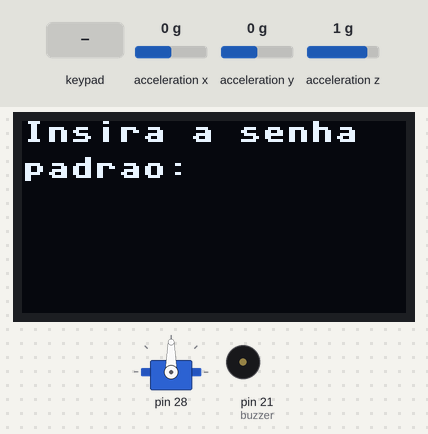
This program was run on a simulated MicroPython board. On the bench: 128×64 one-colour display, servo, buzzer (waves = sounding). Inputs (shaded band) come from the test bench; at power-on: acceleration x 0 g, acceleration y 0 g, acceleration z 1 g. Servo angles are drawn from the pulse width (0.5 ms = 0°, 2.5 ms = 180°); threads take turns every 2 ms; library files of the repository ran but are not shown: MPU6050.py, ssd1306.py; what the program prints to the serial console is not drawn.

Above: at 1.2 s.
1.3 s: keypad keys * 8 0 1 * pressed 0.4 s apart
At 3.5 s:
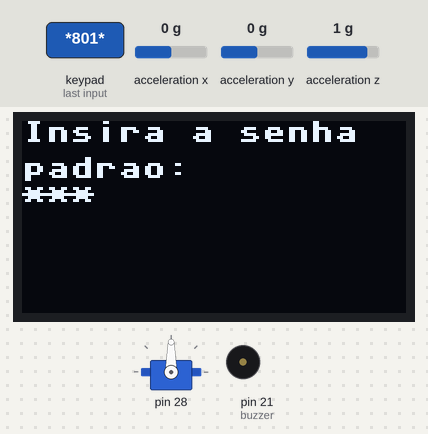
4.8 s: key '1' pressed
At 5.4 s:
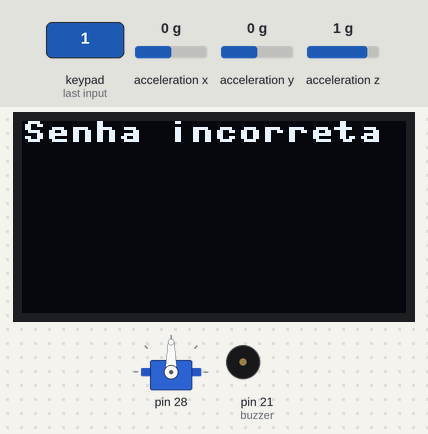
7.8 s: key '2' pressed
At 8.5 s:
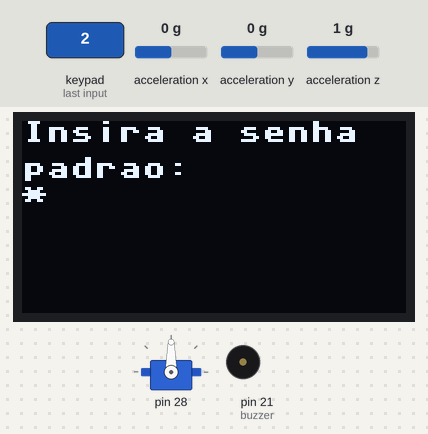
9.5 s: key '3' pressed
At 10.6 s:
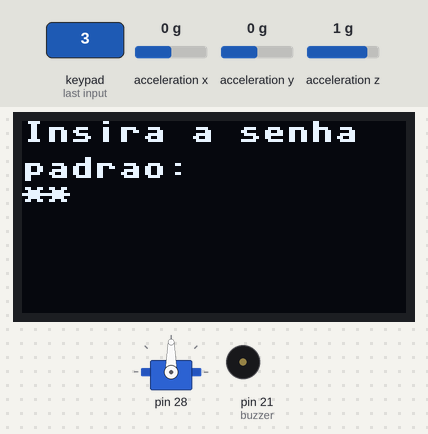
11.3 s: keypad keys * 8 0 1 # pressed 0.4 s apart
At 12.35 s:
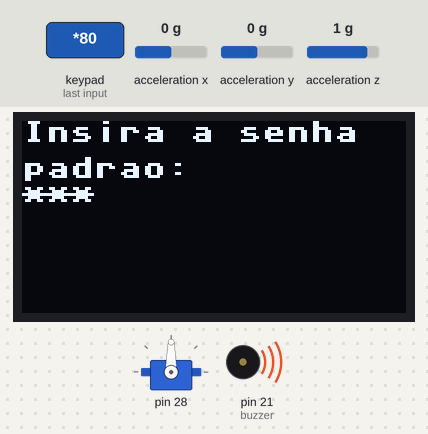
Timing chart, 0 to 15.2 s (numbered marks = the images above; inputs shaded):
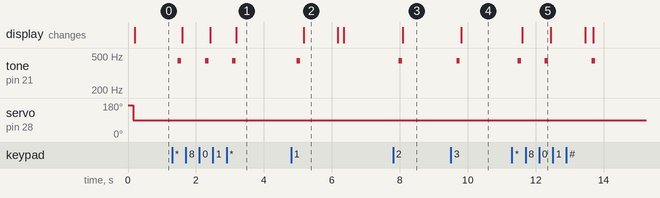

Measured:
- after the input at 1.3 s, tone on pin 21 (buzzer): alternates 440 Hz for 0.10 s and silent for 0.70 s, 6 changes in all, then stays silent, starting after 0.17 s; the display: first changes after 0.29 s (image 1 shows a later state)
- after the input at 4.8 s, tone on pin 21 (buzzer): silent → 440 Hz after 0.17 s, → silent 0.10 s later; the display: changes after 0.37 s (image 2)
- after the input at 7.8 s, tone on pin 21 (buzzer): silent → 440 Hz after 0.17 s, → silent 0.10 s later; the display: changes after 0.29 s (image 3)
- after the input at 9.5 s, tone on pin 21 (buzzer): silent → 440 Hz after 0.17 s, → silent 0.10 s later; the display: changes after 0.31 s (image 4)
- after the input at 11.3 s, tone on pin 21 (buzzer): goes 440 Hz 0.10 s, silent 0.69 s, 440 Hz 0.10 s, silent 1.3 s, 440 Hz 0.10 s, then silent, starting after 0.17 s; the display: changes after 0.31 s (image 5)
- what the display in image 2 shows lasts 1.0 s, from 5.2 s to 6.2 s

The program:

main_backup.py
```python
import core1_interface as iface
from machine import Pin,PWM
from motor import Servo
from teclado import ler_teclado
import time
from MPU6050 import MPU6050

# Inicia o core 1 para a interface
iface.iniciar_interface()
time.sleep(0.1)  # espera o core1 iniciar e entrar no loop

# Define o pino para o buzzer
buzzer = PWM(Pin(21))
# porta = Pin(28, Pin.IN)  # Botão de abrir/fechar cofre
porta = Pin(9, Pin.IN, Pin.PULL_DOWN)
button_a = Pin(5, Pin.IN, Pin.PULL_UP)
button_b = Pin(6, Pin.IN, Pin.PULL_UP)

#Inicializa o Servo motor
servo = Servo()
servo.attach(28)  # Pino do servo motor
servo.write(90) # Inicializa o servo motor em 90º (fechado)

#Inicializa o acelerômetro
mpu = MPU6050()

# Função para dar o beep no buzzer
def bip_buzzer(duty,duration):
    buzzer.freq(440)          # Define a frequência do som (440Hz, som padrão)
    buzzer.duty_u16(duty)     # Define o volume do som (1000, volume médio)
    time.sleep(duration)           # Duração do bip (0.1 segundos)
    buzzer.duty_u16(0)        # Desliga o buzzer


# Senha inicial
senha_padrao = "*801"
senha_digitada = ""
senha_salva = ""
tentativas = 3  # contador inicial
# Variáveis de controle das telas
cadastro = False
bloqueado = False
aberta = False
fechada = False

print("Sistema iniciado")
iface.limpar_display()

while True:
    tecla = ler_teclado()
    accel = mpu.read_accel_data() # read the accelerometer [ms^-2]
    aX = accel["x"]
    aY = accel["y"]
    aZ = accel["z"]
    print("x: " + str(aX) + " y: " + str(aY) + " z: " + str(aZ))

    if aberta:
        iface.atualizar_display("Fechadura travou",0)
        iface.atualizar_display("aberta, leve",12)
        iface.atualizar_display("para manutencao",21)
        time.sleep(0.1)
    elif fechada:
        iface.atualizar_display("Fechadura travou",0)
        iface.atualizar_display("fechada, leve",12)
        iface.atualizar_display("para manutencao",21)
        time.sleep(0.1)
    elif not cadastro:
        iface.exibe_tela_inicial()
    elif not bloqueado and cadastro:
        iface.atualizar_display("Insira a senha:", 0)
    else:
        iface.exibe_tela_inicial()

    if tecla:
        bip_buzzer(1000,0.1)
        if tecla == "#":
            senha_digitada = ""
            iface.line_erase(21)
        else:
            senha_digitada += tecla
            iface.atualizar_display("*" * len(senha_digitada),21)

        if len(senha_digitada) == 4:
            if bloqueado:
                if senha_digitada == senha_padrao:
                    iface.limpar_display()
                    iface.atualizar_display("Desbloqueado!", 0)
                    time.sleep(1)
                    bloqueado = False
                    senha_digitada = ""
                    tentativas = 3
                    iface.limpar_display()
                else:
                    iface.limpar_display()
                    iface.atualizar_display("Senha padrão errada", 0)
                    time.sleep(1)
                    senha_digitada = ""

            elif senha_digitada == senha_padrao:
                iface.limpar_display()
                iface.atualizar_display("Nova senha:", 0)
                nova_senha = ""
                while len(nova_senha) < 4:
                    t = ler_teclado()
                    if t:
                        if t == "#":
                            nova_senha = ""
                            iface.line_erase(12)
                        else:
                            bip_buzzer(1000,0.1)
                            nova_senha += t
                            iface.atualizar_display("*" * len(nova_senha),12)
                            time.sleep(0.2)
                senha_salva = nova_senha
                iface.limpar_display()
                iface.atualizar_display("Senha atualizada", 0)
                time.sleep(1)
                iface.limpar_display()
                cadastro = True
                senha_digitada = ""
                tentativas = 3

            elif senha_digitada == senha_salva:
                senha_digitada = ""
                iface.limpar_display()
                iface.atualizar_display("Senha correta", 0)
                servo.write(0)  # Abre a porta
                time.sleep(2) # Espera a porta abrir e estabelecer na posição

                accel = mpu.read_accel_data() # Inicia o acelerometro pra garantir que a tranca esteja aberta
                aY = accel["y"]
                if not (-3 <= aY <= 1):
                    iface.limpar_display()
                    fechada = True
                else:
                    iface.limpar_display()
                    while not (porta.value() == 1):
                        iface.atualizar_display("Aguardando", 0)
                        iface.atualizar_display("fechar...", 12)
                        time.sleep(0.1)
                    else:
                        servo.write(90)  # Fecha a porta
                        time.sleep(0.5)

                    iface.limpar_display()
                    time.sleep(2) # Espera a porta fechar e estabelecer na posição
                    accel = mpu.read_accel_data() # Inicia o acelerometro pra garantir que a tranca esteja fechada
                    aY = accel["y"]
                    if not ( aY <= -7):
                        iface.limpar_display()
                        aberta = True # Fechadura travou aberta

            else:
                tentativas -= 1
                iface.limpar_display()
                iface.atualizar_display("Senha incorreta", 0)
                time.sleep(1)
                if tentativas == 0:
                    iface.limpar_display()
                    iface.atualizar_display("Sistema bloqueado", 0)
                    time.sleep(5)
                    iface.limpar_display()
                    senha_digitada = ""
                    bloqueado = True
                    cadastro = False
                else:
                    senha_digitada = ""
                    iface.limpar_display()

    time.sleep(0.1)
```

core1_interface.py
```python
from interface import *
import _thread
import time

# Fila de comandos a serem processados no core 1
comandos = []

def atualizar(msg, linha=0):
    comandos.append(("atualizar", msg, linha))

def limpar():
    comandos.append(("limpar",))

def line_erase(linha):
    comandos.append(("limpar_linha", linha))

def exibe_tela_inicial():
    comandos.append(("tela_inicial",))

def interface_core():
    while True:
        if comandos:
            comando = comandos.pop(0)

            if comando[0] == "atualizar":
                atualizar_display(comando[1], comando[2])
            elif comando[0] == "limpar":
                limpar_display()
            elif comando[0] == "limpar_linha":
                limpar_linha(comando[1])
            elif comando[0] == "tela_inicial":
                tela_inicial()
        time.sleep(0.05)

def iniciar_interface():
    _thread.start_new_thread(interface_core, ())
```

motor.py
```python
### Referência: https://github.com/canalBrincandoComIdeias/Q0977/

from machine import Pin
from machine import PWM

class Servo:

    # Construtor
    def __init__(self):
        self.FREQ = 50
        self.pulse_min = 2000 # 0º ~ 0.61 ms
        self.pulse_max = 7800 # 180º ~ 2.38 ms
        self.duty = self.pulse_min + (self.pulse_max - self.pulse_min)

    # Configura o pino e inicia o PWM
    def attach(self, pino):
        self.pin = Pin(pino)
        self.pwm = PWM(self.pin)
        self.pwm.freq(self.FREQ)
        self.pwm.duty_u16(self.duty)

    # Converte o angulo em pulso
    def convert(self, angulo):
        if angulo <= 0:
            return self.pulse_min
        if angulo >= 180:
            return self.pulse_max

        pulso = self.pulse_min + int( (angulo / 180) * (self.pulse_max - self.pulse_min) )
        return pulso

    # Recebe o angulo e controla o servo
    def write(self, angulo):
        self.duty = self.convert(angulo)
        self.pwm.duty_u16(self.duty)
```

teclado.py
```python
from machine import Pin
import time

# Colunas = saídas
col_pins = [Pin(x, Pin.OUT) for x in (18, 19, 20)]

# Linhas = entradas com pull-down
row_pins = [Pin(x, Pin.IN, Pin.PULL_DOWN) for x in (14, 16, 17, 15)]

# Mapa da matriz do teclado
key_map = [
    ['1', '2', '3'],
    ['4', '5', '6'],
    ['7', '8', '9'],
    ['*', '0', '#']
]

def ler_teclado():
    for c in range(3):
        col_pins[c].high()

        for r in range(4):
            if row_pins[r].value() == 1:
                # Debounce simples
                time.sleep(0.05)
                if row_pins[r].value() == 1:
                    while row_pins[r].value() == 1:
                        time.sleep(0.01)
                    col_pins[c].low()
                    return key_map[r][c]

        col_pins[c].low()
    return None
```

interface.py
```python
from machine import SoftI2C,Pin
from ssd1306 import SSD1306_I2C
import time


# Configuração OLED
i2c = SoftI2C(scl=Pin(3), sda=Pin(2))
oled = SSD1306_I2C(128, 64, i2c)

def limpa_display():
    oled.fill(0)  # Limpar display
    oled.show()

# Tela inicial
def tela_inicial():
    oled.text("Insira a senha", 0, 0)
    oled.text("padrao:", 0, 12)
    oled.show()

def atualizar_display(texto,linha):
    oled.text(texto, 0, linha)
    oled.show()

def limpar_display():
    oled.fill(0)
    oled.show()

def limpar_linha(linha):
    oled.fill_rect(0, linha, 128, 10, 0)
    oled.show()
```
